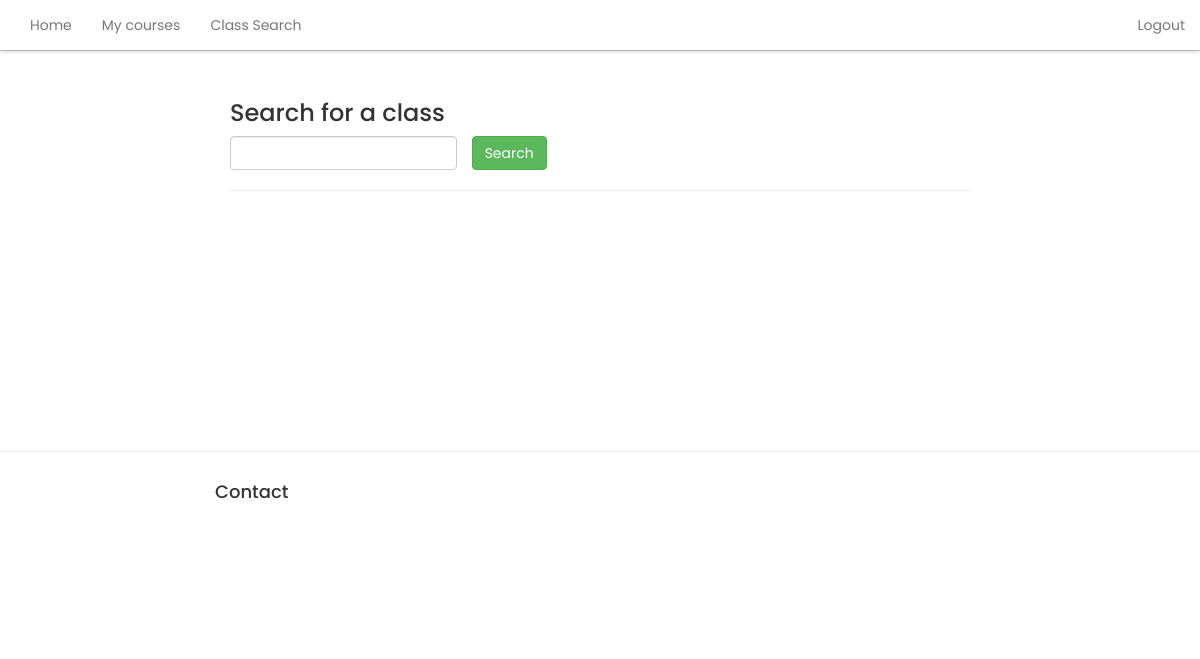
/portal/jujupossum/class_list/ (signed in), run on an earlier commit of the app's database.
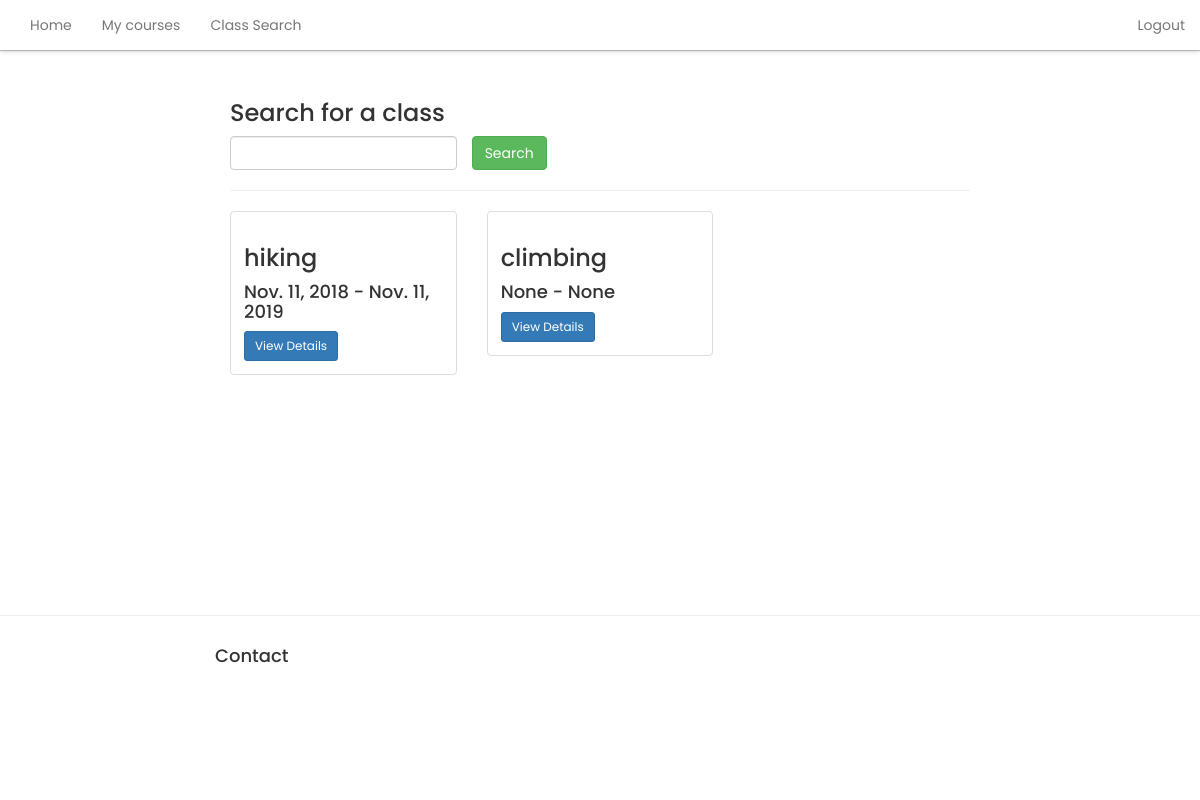
And on a later commit of the database.
### manager/models.py (models this page shows, shortened)
class Class(models.Model):
    user = models.ForeignKey(User, default=1)
    organisation_name = models.CharField(max_length=200, default='unset')
    name = models.CharField(max_length=50)
    teacher = models.CharField(max_length=20)
    start_time = models.TimeField(null=True, blank=True)
    end_time = models.TimeField(null=True, blank=True)
    start_date = models.DateField(null=True, blank=True)
    end_date = models.DateField(null=True, blank=True)
    capacity = models.IntegerField(default=10)
    description = models.CharField(max_length = 800)
    price = models.IntegerField(null=True, blank=True)
    total_classes = models.IntegerField(null=True, blank=True)
    image = CloudinaryField('image')
    address = models.CharField(max_length = 100)
    phone_number = models.IntegerField(null=True, blank=True);
    monday = models.BooleanField(default= False)
    tuesday = models.BooleanField(default= False)
    wednesday = models.BooleanField(default= False)
    thursday = models.BooleanField(default= False)
    friday = models.BooleanField(default= False)
    saturday = models.BooleanField(default= False)
    sunday = models.BooleanField(default= False)

### portal/views.py (the view)
# urls.py: url(r'^(?P<organisation>\w{1,50})/class_list/$', views.classList, name='class_list'),
@login_required(login_url='/portal/customer_login/')
def classList(request, organisation):
    name = ''
    if request.GET:
        name = request.GET['name']
    organisation= organisation;
    template_name= "customer_class/class_list.html"
    classes = Class.objects.filter(organisation_name = organisation)
    if name is not None and name != '':
        classes = classes.filter(name__icontains=name)
    context={
    'organisation':organisation,
    'classes':classes,
    }
    return render(request, template_name, context)

### portal/templates/customer_class/class_list.html (shortened to what this page needs)
{% extends 'profilebase.html' %}
{% block content %}
<div class="albums-container container-fluid">
    <div class="row">
    <div class="col-sm-12 col-md-12  ui-widget">
    <h3>Search for a class</h3>
    </div>
    <form action="/portal/{{organisation}}/class_list/" method="get">
    <div class="col-sm-4 col-md-4  ui-widget">
      <input id="name"  class="form-control" name="name">
    </div>
    <br>
    <input type="submit" class="btn btn-success"  value="Search">
  </form>
  </div>
    <hr>
    <div class="row">
            {% for class in classes %}
                <div class="col-sm-4 col-md-4 col-lg-4">
                    <div class="thumbnail">
                             {% load cloudinary %}
                        <div class="caption">
                            <h3>{{ class.name }}</h3>
                            <h4> {{ class.start_date }} - {{ class.end_date }}</h4>
                            <a href="/portal/{{ organisation }}/class_detail/{{class.id}}" class="btn btn-primary btn-sm" role="button">View Details</a>
                        </div>
                    </div>
                </div>
            {% endfor %}
    </div>
</div>
{% endblock %}

What changed in the data, as far as the page shows it:
now on this page (row edited): Class: name "hiking", start_date "Nov. 11, 2018", end_date "Nov. 11, 2019"
now on this page (row edited): Class: name "climbing", start_date "None", end_date "None"
